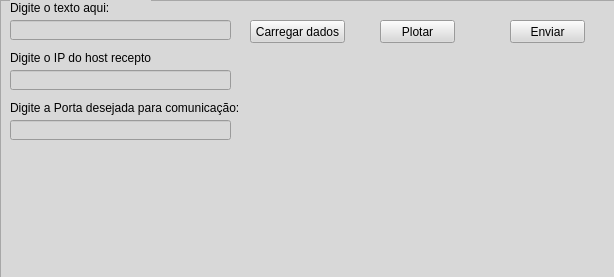
<?xml version="1.0" encoding="UTF-8"?>
<ui version="4.0">
 <class>MainWindow</class>
 <widget class="QMainWindow" name="MainWindow">
  <property name="geometry">
   <rect>
    <x>0</x>
    <y>0</y>
    <width>614</width>
    <height>277</height>
   </rect>
  </property>
  <property name="windowTitle">
   <string>MainWindow</string>
  </property>
  <widget class="QWidget" name="centralwidget">
   <widget class="QFrame" name="frame">
    <property name="geometry">
     <rect>
      <x>0</x>
      <y>0</y>
      <width>691</width>
      <height>431</height>
     </rect>
    </property>
    <property name="styleSheet">
     <string notr="true">background-color: rgb(216, 216, 216);</string>
    </property>
    <property name="frameShape">
     <enum>QFrame::StyledPanel</enum>
    </property>
    <property name="frameShadow">
     <enum>QFrame::Raised</enum>
    </property>
    <widget class="QLineEdit" name="message_line">
     <property name="geometry">
      <rect>
       <x>10</x>
       <y>20</y>
       <width>221</width>
       <height>20</height>
      </rect>
     </property>
    </widget>
    <widget class="QLabel" name="label_2">
     <property name="geometry">
      <rect>
       <x>10</x>
       <y>0</y>
       <width>141</width>
       <height>16</height>
      </rect>
     </property>
     <property name="text">
      <string>Digite o texto aqui:</string>
     </property>
    </widget>
    <widget class="QPushButton" name="plot_button">
     <property name="geometry">
      <rect>
       <x>380</x>
       <y>20</y>
       <width>75</width>
       <height>23</height>
      </rect>
     </property>
     <property name="text">
      <string>Plotar</string>
     </property>
    </widget>
    <widget class="QPushButton" name="load_button">
     <property name="geometry">
      <rect>
       <x>250</x>
       <y>20</y>
       <width>95</width>
       <height>23</height>
      </rect>
     </property>
     <property name="text">
      <string>Carregar dados</string>
     </property>
    </widget>
    <widget class="QPushButton" name="send_button">
     <property name="geometry">
      <rect>
       <x>510</x>
       <y>20</y>
       <width>75</width>
       <height>23</height>
      </rect>
     </property>
     <property name="text">
      <string>Enviar</string>
     </property>
    </widget>
    <widget class="QLabel" name="label">
     <property name="geometry">
      <rect>
       <x>10</x>
       <y>50</y>
       <width>141</width>
       <height>16</height>
      </rect>
     </property>
     <property name="text">
      <string>Digite o IP do host receptor:</string>
     </property>
    </widget>
    <widget class="QLineEdit" name="ip">
     <property name="geometry">
      <rect>
       <x>10</x>
       <y>70</y>
       <width>221</width>
       <height>20</height>
      </rect>
     </property>
    </widget>
    <widget class="QLineEdit" name="porta_line">
     <property name="geometry">
      <rect>
       <x>10</x>
       <y>120</y>
       <width>221</width>
       <height>20</height>
      </rect>
     </property>
    </widget>
    <widget class="QLabel" name="porta_label">
     <property name="geometry">
      <rect>
       <x>10</x>
       <y>100</y>
       <width>231</width>
       <height>16</height>
      </rect>
     </property>
     <property name="text">
      <string>Digite a Porta desejada para comunicação:</string>
     </property>
    </widget>
   </widget>
  </widget>
 </widget>
 <resources/>
 <connections/>
</ui>
